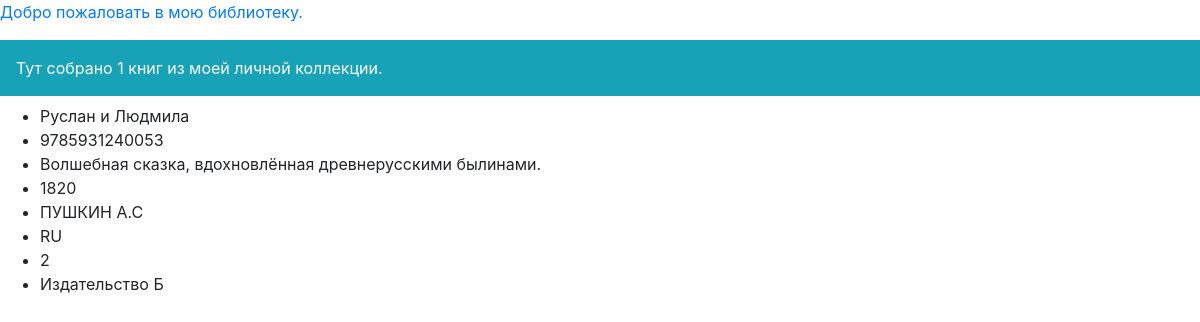
The app's page /index/, older data.
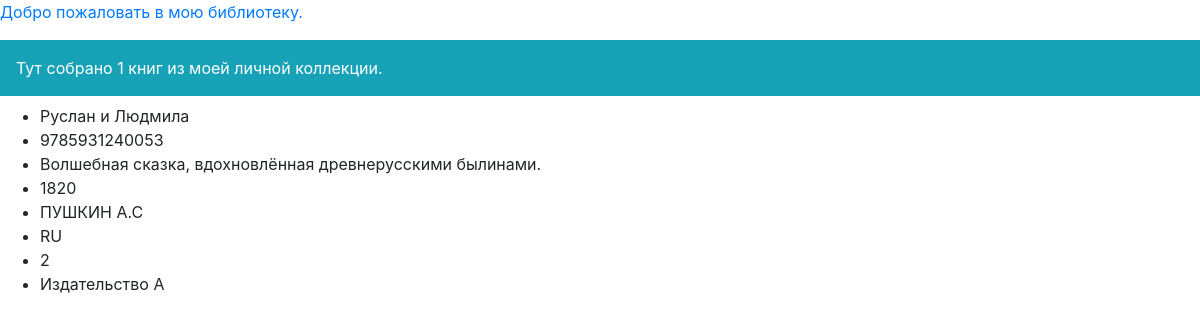
The same page, newer data.
### p_library/models.py (models this page shows, shortened)
class Book(models.Model):
    ISBN = models.CharField(max_length=13)
    title = models.TextField()
    description = models.TextField()
    year_release = models.SmallIntegerField()
    author = models.ForeignKey(Author, on_delete=models.CASCADE)
    copy_count = models.SmallIntegerField()
    Publisher_id = models.ForeignKey(Publisher, on_delete=models.CASCADE)
    price = models.FloatField()

class Publisher(models.Model):
    name = models.TextField(blank=True, null=True)
    def __str__(self):   # Для того чтобы в ./admin отоборажалоось
        return self.name

class Author(models.Model):
    full_name = models.TextField()
    birth_year = models.SmallIntegerField()
    country = models.CharField(max_length=2)

### p_library/views.py (the view)
# urls.py: path('index/', views.index),
def index(request):
    template = loader.get_template('index.html')
    books = Book.objects.all()
    biblio_data = {
        "title": "мою библиотеку",
        "books": books,
     }
    return HttpResponse(template.render(biblio_data, request))

### templates/index.html (shortened to what this page needs)
<!DOCTYPE html>
<html lang="ru">
<head>
</head>
<body>
<link rel="stylesheet" href="https://stackpath.bootstrapcdn.com/bootstrap/4.4.1/css/bootstrap.min.css"
>
<p class="text-primary">Добро пожаловать в {{ title }}.</p>
<div class="p-3 mb-2 bg-info text-white">Тут собрано {{ books|length }} книг из моей личной коллекции.</div>
{% include 'navbar.html' %}
</body>
</html>

### templates/navbar.html (shortened to what this page needs)
<!DOCTYPE html>
<html lang="en">
<head>
</head>
<body>
<nav>
    {% for book in books %}
        <ul>
        <li>{{ book.title }} </li>
        <li>{{ book.ISBN }}</li>
        <li>{{ book.description }}</li>
        <li>{{ book.year_release }}</li>
        <li>{{ book.author.full_name }}</li>
        <li>{{ book.author.country }}</li>
        <li>{{ book.copy_count }}</li>
        <li>{{ book.Publisher_id }} </li>
        </ul>
    {% endfor %}
</nav>
</body>
</html>

Row changes from the older to the newer data that the page shows:
changed Book "Руслан и Людмила": Publisher_id "Издательство Б" → "Издательство А"
